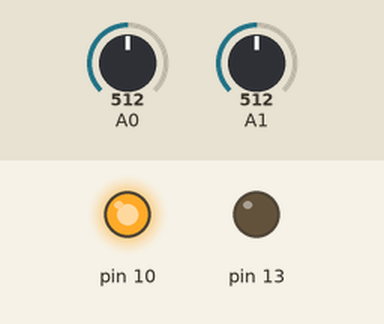
Simulated run of this sketch. Board: Arduino Uno, built with avr-gcc and run on an emulated ATmega328P. Parts: output pins drawn as LEDs (lit = HIGH). The test bench sets the inputs (shaded band); at power-on: A0 = 512, A1 = 512. WiFi joins after 1.5 s; servers stay silent unless stated.

Above: at 4.5 s.
4.6 s: A0 set to 219
6.1 s: A0 set to 195
At 7.3 s:
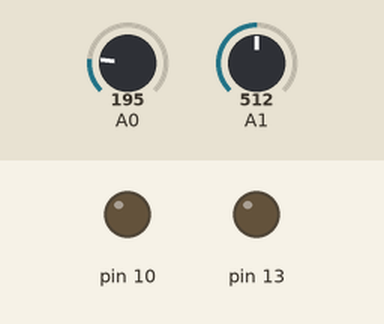
7.6 s: A0 set to 306
At 8.6 s:
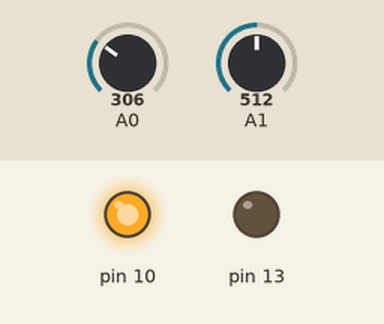
9.1 s: A0 set to 122
At 9.8 s:
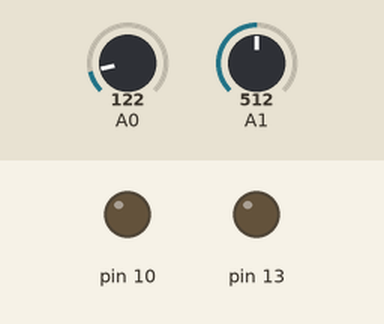
Timing chart, 0 to 11.6 s (numbered marks = the images above; inputs shaded):
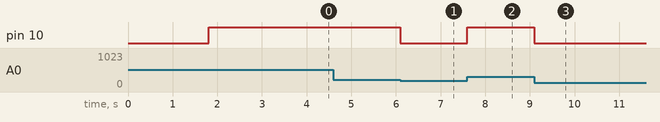

Measured:
- the behaviour switches between 205 and 204 on A0 (found by bisection; images 0 and 1)
- after the input at 4.6 s, every drawn part: stays the same
- after the input at 6.1 s, pin 10: HIGH → LOW at once
- after the input at 7.6 s, pin 10: LOW → HIGH at once
- after the input at 9.1 s, pin 10: HIGH → LOW at once

The sketch:

ArduinoCode.ino
```cpp
#include <BlynkSimpleStream.h>


 char auth[] = "W31w5bm8hS5NdwOUlTfa_In0DcHlW0jI";
float temp;
float acc;
int once = 0;
 void setup()
 {
   Serial.begin(9600);
   Blynk.begin(auth, Serial);
   pinMode(10, OUTPUT);
//   pinMode(11, OUTPUT);
//   pinMode(12, OUTPUT);
   pinMode(13, OUTPUT);
   //pinMode(A0, INPUT);
 }

 BLYNK_WRITE(V1) //Button Widget is writing to pin V1
{
  Serial.println("yeah");
  int pinData = param.asInt();

}


void tempscan(){
  temp = analogRead(A0);
  acc = analogRead(A1);
  acc -= 512;
  acc /= (512/10);
  temp = (temp*500)/1024;
  if(once != 1 && acc<-5){
      Blynk.email("f20170118@hindustanuniv.ac.in", "Car Crash Alert", "Please contact ambualnce.");
      once = 1;
  }
  if(temp>100){
    digitalWrite(10, HIGH);
    //analogWrite(A2,0);
    Blynk.notify("Hey, Car is overheating mad man!!!!!!");
  }else{
    digitalWrite(10, LOW);
    //analogWrite(A2,255);
  }
  Blynk.virtualWrite(V5, temp);
  Blynk.virtualWrite(V1, acc);
}

 void loop()
 {
   Blynk.run();
   tempscan();
 }
```
